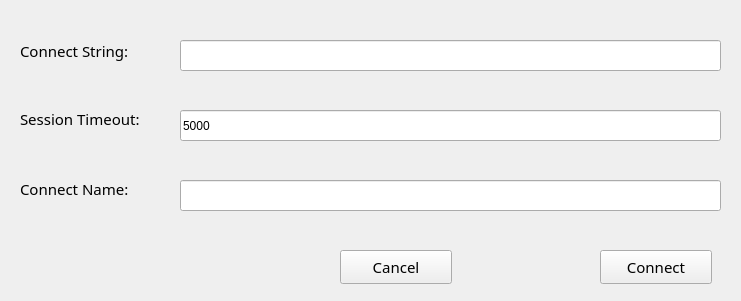
<?xml version="1.0" encoding="UTF-8"?>
<ui version="4.0">
 <class>ConnectDia</class>
 <widget class="QWidget" name="ConnectDia">
  <property name="geometry">
   <rect>
    <x>0</x>
    <y>0</y>
    <width>741</width>
    <height>301</height>
   </rect>
  </property>
  <property name="windowTitle">
   <string>ConnectDia</string>
  </property>
  <widget class="QLabel" name="label">
   <property name="geometry">
    <rect>
     <x>20</x>
     <y>40</y>
     <width>161</width>
     <height>21</height>
    </rect>
   </property>
   <property name="font">
    <font>
     <family>微软雅黑</family>
     <pointsize>11</pointsize>
    </font>
   </property>
   <property name="text">
    <string>Connect String:</string>
   </property>
  </widget>
  <widget class="QLineEdit" name="lineEdit">
   <property name="geometry">
    <rect>
     <x>180</x>
     <y>40</y>
     <width>541</width>
     <height>31</height>
    </rect>
   </property>
  </widget>
  <widget class="QLabel" name="label_2">
   <property name="geometry">
    <rect>
     <x>20</x>
     <y>110</y>
     <width>151</width>
     <height>18</height>
    </rect>
   </property>
   <property name="font">
    <font>
     <family>微软雅黑</family>
     <pointsize>11</pointsize>
    </font>
   </property>
   <property name="text">
    <string>Session Timeout:</string>
   </property>
  </widget>
  <widget class="QLineEdit" name="lineEdit_2">
   <property name="geometry">
    <rect>
     <x>180</x>
     <y>110</y>
     <width>541</width>
     <height>31</height>
    </rect>
   </property>
   <property name="text">
    <string>5000</string>
   </property>
  </widget>
  <widget class="QLabel" name="label_3">
   <property name="geometry">
    <rect>
     <x>20</x>
     <y>180</y>
     <width>131</width>
     <height>18</height>
    </rect>
   </property>
   <property name="font">
    <font>
     <family>微软雅黑</family>
     <pointsize>11</pointsize>
    </font>
   </property>
   <property name="text">
    <string>Connect Name:</string>
   </property>
  </widget>
  <widget class="QLineEdit" name="lineEdit_3">
   <property name="geometry">
    <rect>
     <x>180</x>
     <y>180</y>
     <width>541</width>
     <height>31</height>
    </rect>
   </property>
  </widget>
  <widget class="QPushButton" name="cancel_btn">
   <property name="geometry">
    <rect>
     <x>340</x>
     <y>250</y>
     <width>112</width>
     <height>34</height>
    </rect>
   </property>
   <property name="font">
    <font>
     <family>微软雅黑</family>
     <pointsize>11</pointsize>
    </font>
   </property>
   <property name="text">
    <string>Cancel</string>
   </property>
  </widget>
  <widget class="QPushButton" name="ok_btn">
   <property name="geometry">
    <rect>
     <x>600</x>
     <y>250</y>
     <width>112</width>
     <height>34</height>
    </rect>
   </property>
   <property name="font">
    <font>
     <family>微软雅黑</family>
     <pointsize>11</pointsize>
    </font>
   </property>
   <property name="text">
    <string>Connect</string>
   </property>
  </widget>
 </widget>
 <layoutdefault spacing="6" margin="11"/>
 <resources/>
 <connections/>
</ui>
